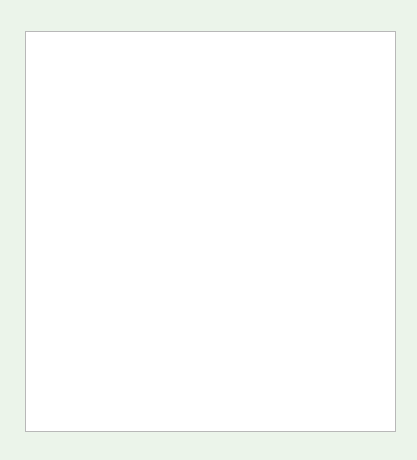
<?xml version="1.0" encoding="UTF-8"?>
<ui version="4.0">
 <class>LessonInfo</class>
 <widget class="QWidget" name="LessonInfo">
  <property name="geometry">
   <rect>
    <x>0</x>
    <y>0</y>
    <width>417</width>
    <height>460</height>
   </rect>
  </property>
  <property name="minimumSize">
   <size>
    <width>417</width>
    <height>460</height>
   </size>
  </property>
  <property name="maximumSize">
   <size>
    <width>417</width>
    <height>460</height>
   </size>
  </property>
  <property name="windowTitle">
   <string>课程信息</string>
  </property>
  <property name="styleSheet">
   <string notr="true">#LessonInfo{
background-color: rgb(235, 244, 234);
}</string>
  </property>
  <widget class="QTableWidget" name="tableWidget">
   <property name="geometry">
    <rect>
     <x>25</x>
     <y>31</y>
     <width>371</width>
     <height>401</height>
    </rect>
   </property>
  </widget>
 </widget>
 <resources/>
 <connections/>
</ui>
